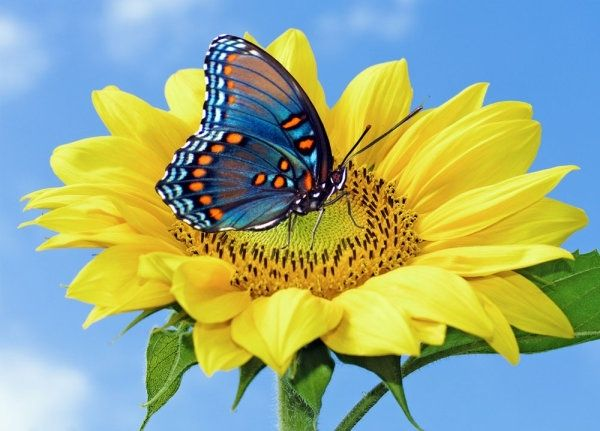
#> input picture ML/butterfly.jpg, 600 x 431 px
$ python ImageProcessing.py
#> lines starting #> are read from the running program, lines starting #| are printed output that depends on the picture


import cv2
import numpy as np
def readimage(readpath):
#> called with readpath = 'butterfly.jpg'
     a = cv2.imread(readpath) # reading image
#> a is the input picture: shape (431, 600, 3); mean B, G, R 135.5, 171.4, 152.1
     return a

def showimage(pic): # it will show the image
    cv2.imshow("Picture", pic)
    cv2.waitKey(0)

# [26 lines left out: function imagepad, not called in this run]

def verticalReverse(img):
    pic = img.copy()
    mr, mc, mz = pic.shape
#> mr = 431; mc = 600; mz = 3

    for r in range(mr):
        pic[r] = img[mr - 1 - r]
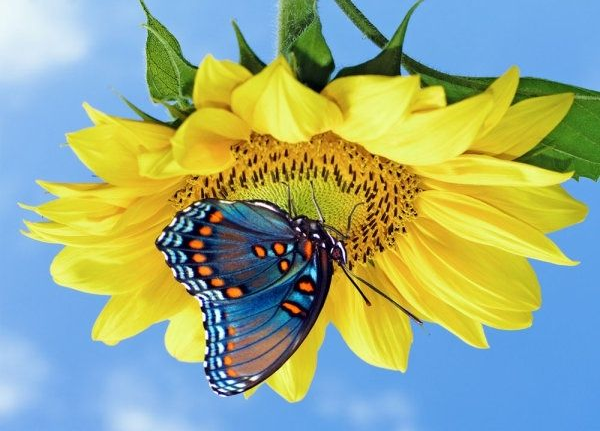
#> pic: shape (431, 600, 3); mean B, G, R 135.5, 171.4, 152.1
    return pic

# [42 lines left out: functions grayscale, getThreshold, blackwhite, not called in this run]


readpath = "butterfly.jpg"
pic = readimage(readpath)
#pic1 = grayscale(pic)
pic2 = verticalReverse(pic)
# [8 lines of commented-out code are left out]
showimage(pic2)
#showimage(pic1)
